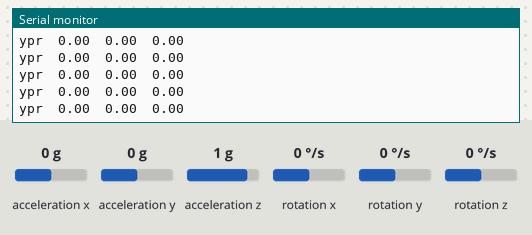
The program below on a simulated ESP32. Shown: the last lines printed to the serial monitor. Inputs (shaded band) come from the test bench; at power-on: acceleration x 0 g, acceleration y 0 g, acceleration z 1 g, rotation z 0 °/s, rotation x 0 °/s, rotation y 0 °/s.

Above: at 2.2 s.
2.3 s: acceleration x set to -1.4 g
At 3.4 s:
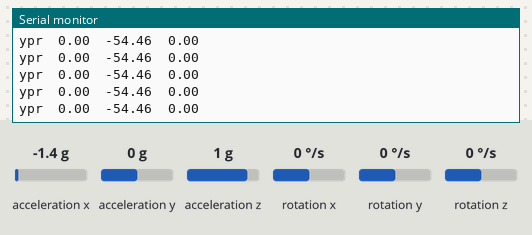
3.8 s: acceleration y set to -1.4 g
At 4.6 s:
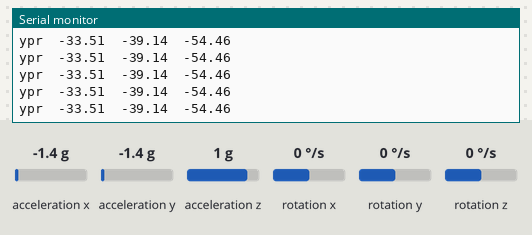
5.3 s: acceleration z set to -1.4 g
At 6.0 s:
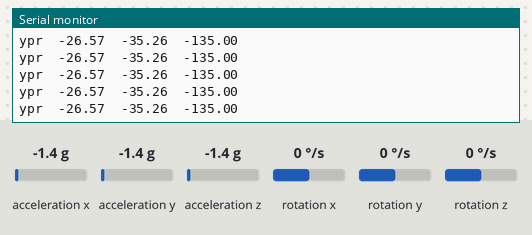
6.8 s: rotation z set to -192 °/s
At 7.9 s:
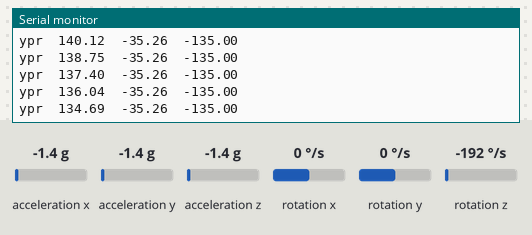
Timing chart, 0 to 9.3 s (numbered marks = the images above; inputs shaded):
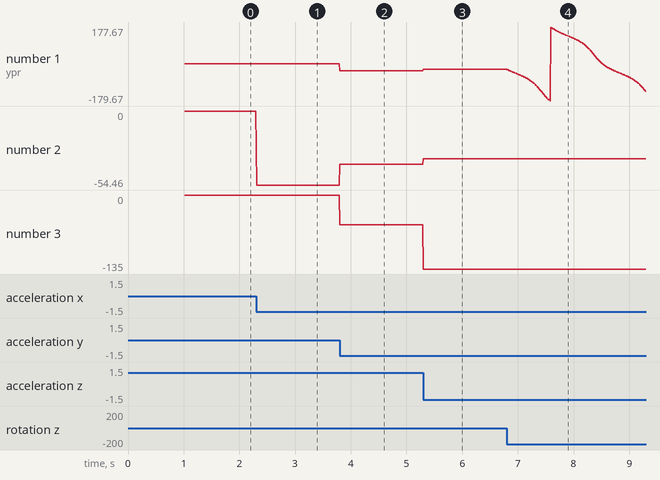

Measured:
- after the input at 2.3 s, the serial monitor: prints a new line at once (image 1)
- after the input at 3.8 s, the serial monitor: prints a new line at once (image 2)
- after the input at 5.3 s, the serial monitor: prints a new line at once (image 3)
- after the input at 6.8 s, the serial monitor: prints a new line at once (image 4)
- plotted number 1: 0 → -33.51 after the input at 3.8 s, -33.51 → -26.57 after the input at 5.3 s, -26.57 → -134.1 after the input at 6.8 s
- plotted number 2: 0 → -54.46 after the input at 2.3 s, -54.46 → -39.14 after the input at 3.8 s, -39.14 → -35.26 after the input at 5.3 s
- plotted number 3: -54.46 → -135 after the input at 5.3 s

The program:

main.cpp
```cpp
/* Titel: Quaternionen mit 2 Sensoren am ESP32
*
* Version: v1.0
* Autor: Jeremy Kunz
* Datum: 23.04.2021
*
* Kurze Beschreibung:
* Auslesen von 2 MPU6050 Sensordaten, Speichern in Quaternionen, Multiplikation und Ausgabe
*
* Ausgabe:
* Quaternionen und Produkt
*
* Anschluss weiterer Elektronik:
* 2x MPU6050 per I2C anschließen, VCC, GND, SCL an PIN 23, SDA an PIN 21 (ESP32)
* zweiter MPU erhält Spannungsversorgung über AD0 statt über VCC (andere Adresse im I2C Bus)
*
* Changelog:
* 24.04.2021 Kommentare (Heiko)
*
*/


//################################################################//
//########################## Includes ############################//
//################################################################//

#include "I2Cdev.h"                                                                                                     // Library für I2C Sensor MPU6050 und anderen Sensoren
#include "MPU6050_6Axis_MotionApps_V6_12.h"                                                                             // MU6050 Library von I2CDev

#if I2CDEV_IMPLEMENTATION == I2CDEV_ARDUINO_WIRE
#include "Wire.h"                                                                                                       // Arduino Wire library is required if I2Cdev I2CDEV_ARDUINO_WIRE implementation
#endif                                                                                                                  // is used in I2Cdev.h


//// Sensorobjekte ////
MPU6050 firstMPUSensor;                                                                                                 // default Adresse is 0x68
MPU6050 secondMPUSensor(0x69);                                                                                          // zweite Adresse auf 0x69 setzen


//################################################################//
//########################## Defines #############################//
//################################################################//


//#define OUTPUT_READABLE_QUATERNION
//#define OUTPUT_READABLE_EULER
#define OUTPUT_READABLE_YAWPITCHROLL
//#define OUTPUT_READABLE_REALACCEL
//#define OUTPUT_READABLE_WORLDACCEL

//// Definieren der Pins fuer den I2C ////
#define SDA 21
#define SCL 23


//################################################################//
//###################### globale Variablen #######################//
//################################################################//

//// MPU Status und Kontrollevariablen /////
bool dmpReady = false;                                                                                                    // DPM Status, wenn Init erfolgreich -> auf true setzen
uint8_t mpuIntStatus;                                                                                                     // Interrupt Status Byte vom MPU
uint8_t mpuIntStatus2;                                                                                                    // weiteres Interrupt Status Byte vom MPU
uint8_t devStatus;                                                                                                        // Status des Device nach Ausführung einer Operation (0 = success, !0 = error)
uint8_t devStatus2;                                                                                                       // Status des Device nach Ausführung einer Operation (0 = success, !0 = error)
uint16_t packetSize, packetSize2;                                                                                         // DMP packet size (default sind 42 bytes)
uint16_t fifoCount;                                                                                                       // Aktuelle Byte Anzahl in der FIFO Queue
uint8_t fifoBuffer[64];                                                                                                   // FIFO Storage Buffer 1
uint8_t fifoBuffer2[64];                                                                                                  // FIFO Storage Buffer2

//// Quaternionen Objekte ////
Quaternion firstQuaternion, secondQuaternion, productResult;                                                              // [w, x, y, z]         Quatenrionen Objekt
VectorInt16 aa, aa2;                                                                                                      // [x, y, z]            Acellerometer Sensor Werte
VectorInt16 gy, gy2;                                                                                                      // [x, y, z]            Gyrometer Sensor Werte
VectorInt16 aaReal, aaReal2;                                                                                              // [x, y, z]            gravity-free accel sensor measurements
VectorInt16 aaWorld, aaWorld2;                                                                                            // [x, y, z]            world-frame accel sensor measurements
VectorFloat gravity, gravity2;                                                                                            // [x, y, z]            gravity vector
float euler[3];                                                                                                           // [psi, theta, phi]    Euler angle container
float ypr[3];                                                                                                             // [yaw, pitch, roll]   yaw/pitch/roll container and gravity vector


//################################################################//
//########################### SETUP ##############################//
//################################################################//

void setup()
{
  //  I2C hinzuguegen sowie einstellen der Adresse sowie Taktfrequenz
#if I2CDEV_IMPLEMENTATION == I2CDEV_ARDUINO_WIRE
  Wire.begin(SDA, SCL, 400000);
#elif I2CDEV_IMPLEMENTATION == I2CDEV_BUILTIN_FASTWIRE
  Fastwire::setup(400, true);
#endif

  Serial.begin(115200);

  // initialize device
  Serial.println(F("Initalisieren der Sensoren ueber I2C ...."));
  firstMPUSensor.initialize();
  secondMPUSensor.initialize();

  // verify connection
  Serial.println(F("Testing device connections..."));
  Serial.println(firstMPUSensor.testConnection() ? F("Verbindung zum ersten Sensor erfogreich") : F("Verbindung zum ersten Sensor nicht erfolgreich"));
  Serial.println(secondMPUSensor.testConnection() ? F("Verbindung zum zweiten Sensor erfogreich") : F("Verbindung zum zweiten Sensor nicht erfolgreich"));

  // load and configure the DMP
  Serial.println(F("Initalisieren der DMP..."));
  devStatus = firstMPUSensor.dmpInitialize();
  devStatus = secondMPUSensor.dmpInitialize();

  // supply your own gyro offsets here, scaled for min sensitivity                  // Eintragung hat Faktor 10
  firstMPUSensor.setXGyroOffset(51);
  firstMPUSensor.setYGyroOffset(8);
  firstMPUSensor.setZGyroOffset(21);
  firstMPUSensor.setXAccelOffset(1150);
  firstMPUSensor.setYAccelOffset(-50);
  firstMPUSensor.setZAccelOffset(1060);
  // make sure it worked (returns 0 if so)
  if (devStatus == 0 || devStatus2 == 0)
  {
    // Calibration Time: generate offsets and calibrate our MPU6050
    firstMPUSensor.CalibrateAccel(6);
    firstMPUSensor.CalibrateGyro(6);
    secondMPUSensor.CalibrateAccel(6);
    secondMPUSensor.CalibrateGyro(6);
    Serial.println();
    firstMPUSensor.PrintActiveOffsets();
    // turn on the DMP, now that it's ready
    Serial.println(F("Enabling DMP..."));
    firstMPUSensor.setDMPEnabled(true);
    secondMPUSensor.setDMPEnabled(true);

    dmpReady = true;

    // get expected DMP packet size for later comparison
    packetSize = firstMPUSensor.dmpGetFIFOPacketSize();
    packetSize2 = secondMPUSensor.dmpGetFIFOPacketSize();
  }
  else
  {
    // ERROR!
    // 1 = initial memory load failed
    // 2 = DMP configuration updates failed
    // (if it's going to break, usually the code will be 1)
    Serial.print(F("DMP 1 Initialization failed (code "));
    Serial.print(devStatus);
    Serial.println(F(")"));
    Serial.print(F("DMP 2 Initialization failed (code "));
    Serial.print(devStatus2);
    Serial.println(F(")"));
  }
}

//################################################################//
//############################ Loop  #############################//
//################################################################//

void loop()
{
  // if programming failed, don't try to do anything
  if (!dmpReady)
    return;
  // read a packet from FIFO
  if (firstMPUSensor.dmpGetCurrentFIFOPacket(fifoBuffer) && secondMPUSensor.dmpGetCurrentFIFOPacket(fifoBuffer2))
  { // Get the Latest packet

#ifdef OUTPUT_READABLE_QUATERNION

    // display quaternion values in easy matrix form: w x y z
    firstMPUSensor.dmpGetQuaternion(&firstQuaternion, fifoBuffer);
    secondMPUSensor.dmpGetQuaternion(&secondQuaternion, fifoBuffer2);

    productResult = firstQuaternion.getProduct(secondQuaternion);

    Serial.print("Quaternion 1\t");
    Serial.print(firstQuaternion.w);
    Serial.print("\t");
    Serial.print(firstQuaternion.x);
    Serial.print("\t");
    Serial.print(firstQuaternion.y);
    Serial.print("\t");
    Serial.println(firstQuaternion.z);

    Serial.print("Quaternion 2\t");
    Serial.print(secondQuaternion.w);
    Serial.print("\t");
    Serial.print(secondQuaternion.x);
    Serial.print("\t");
    Serial.print(secondQuaternion.y);
    Serial.print("\t");
    Serial.println(secondQuaternion.z);

    Serial.print("Produkt der Quaternion\t");
    Serial.print(productResult.w);
    Serial.print("\t");
    Serial.print(productResult.x);
    Serial.print("\t");
    Serial.print(productResult.y);
    Serial.print("\t");
    Serial.println(productResult.z);

    delay(500);
#endif

#ifdef OUTPUT_READABLE_EULER
    // display Euler angles in degrees
    firstMPUSensor.dmpGetQuaternion(&firstQuaternion, fifoBuffer);
    firstMPUSensor.dmpGetEuler(euler, &firstQuaternion);
    Serial.print("euler\t");
    Serial.print(euler[0] * 180 / M_PI);
    Serial.print("\t");
    Serial.print(euler[1] * 180 / M_PI);
    Serial.print("\t");
    Serial.println(euler[2] * 180 / M_PI);
#endif

#ifdef OUTPUT_READABLE_YAWPITCHROLL
    // display Euler angles in degrees
    firstMPUSensor.dmpGetQuaternion(&firstQuaternion, fifoBuffer);
    firstMPUSensor.dmpGetGravity(&gravity, &firstQuaternion);
    firstMPUSensor.dmpGetYawPitchRoll(ypr, &firstQuaternion, &gravity);
    Serial.print("ypr\t");
    Serial.print(ypr[0] * 180 / M_PI);
    Serial.print("\t");
    Serial.print(ypr[1] * 180 / M_PI);
    Serial.print("\t");
    Serial.print(ypr[2] * 180 / M_PI);
    /*
      mpu.dmpGetAccel(&aa, fifoBuffer);
      Serial.print("\tRaw Accl XYZ\t");
      Serial.print(aa.x);
      Serial.print("\t");
      Serial.print(aa.y);
      Serial.print("\t");
      Serial.print(aa.z);
      mpu.dmpGetGyro(&gy, fifoBuffer);
      Serial.print("\tRaw Gyro XYZ\t");
      Serial.print(gy.x);
      Serial.print("\t");
      Serial.print(gy.y);
      Serial.print("\t");
      Serial.print(gy.z);
    */
    Serial.println();

#endif

#ifdef OUTPUT_READABLE_REALACCEL
    // display real acceleration, adjusted to remove gravity
    mpu.dmpGetQuaternion(&q, fifoBuffer);
    mpu.dmpGetAccel(&aa, fifoBuffer);
    mpu.dmpGetGravity(&gravity, &q);
    mpu.dmpGetLinearAccel(&aaReal, &aa, &gravity);
    Serial.print("areal\t");
    Serial.print(aaReal.x);
    Serial.print("\t");
    Serial.print(aaReal.y);
    Serial.print("\t");
    Serial.println(aaReal.z);
#endif

#ifdef OUTPUT_READABLE_WORLDACCEL
    // display initial world-frame acceleration, adjusted to remove gravity
    // and rotated based on known orientation from quaternion
    firstMPUSensor.dmpGetQuaternion(&firstQuaternion, fifoBuffer);
    firstMPUSensor.dmpGetAccel(&aa, fifoBuffer);
    firstMPUSensor.dmpGetGravity(&gravity, &firstQuaternion);
    firstMPUSensor.dmpGetLinearAccel(&aaReal, &aa, &gravity);
    firstMPUSensor.dmpGetLinearAccelInWorld(&aaWorld, &aaReal, &firstQuaternion);
    secondMPUSensor.dmpGetQuaternion(&secondQuaternion, fifoBuffer2);
    secondMPUSensor.dmpGetAccel(&aa2, fifoBuffer2);
    secondMPUSensor.dmpGetGravity(&gravity2, &secondQuaternion);
    secondMPUSensor.dmpGetLinearAccel(&aaReal2, &aa2, &gravity2);
    secondMPUSensor.dmpGetLinearAccelInWorld(&aaWorld2, &aaReal2, &secondQuaternion);
    Serial.print("aworld\t");
    Serial.print(aaWorld2.x);
    Serial.print("\t");
    Serial.print(aaWorld2.y);
    Serial.print("\t");
    Serial.println(aaWorld2.z);
    Serial.print("aworld\t");
    Serial.print(aaWorld.x);
    Serial.print("\t");
    Serial.print(aaWorld.y);
    Serial.print("\t");
    Serial.println(aaWorld.z);
#endif
  }
}
```
